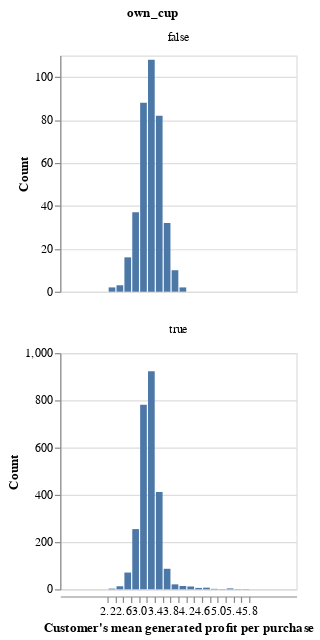

Write notebook code for a chart like this one.
### Code cell
mean_profit_viz_df = pd.concat([own_cup_mean_spending,
                                buy_cup_mean_spending],
                               axis=0)
mean_profit_viz = alt.Chart(mean_profit_viz_df).mark_bar().encode(
    alt.X('mean_generated_profit').title(
        "Customer's mean generated profit per purchase"
    ).bin(
        maxbins=20
    ).scale(
        domain=(1, 7)
    ),
    alt.Y('count()').title('Count')
).properties(
    height=200,
    width=200
).facet(
    'own_cup',
    columns=1
)

mean_profit_viz.resolve_scale(
    y='independent'
)

### Figure 1 — Vega specification as saved in the notebook (floating-point values rounded to 4 significant figures)
{"$schema": "https://vega.github.io/schema/vega/v5.json", "data": [{"name": "source_0", "values": [{"bin_maxbins_20_mean_generated_profit": 3.2, "bin_maxbins_20_mean_generated_profit_end": 3.4, "own_cup": true, "__count": 923}, {"bin_maxbins_20_mean_generated_profit": 3.0, "bin_maxbins_20_mean_generated_profit_end": 3.2, "own_cup": true, "__count": 781}, {"bin_maxbins_20_mean_generated_profit": 3.4, "bin_maxbins_20_mean_generated_profit_end": 3.6, "own_cup": true, "__count": 412}, {"bin_maxbins_20_mean_generated_profit": 2.8, "bin_maxbins_20_mean_generated_profit_end": 3.0, "own_cup": true, "__count": 255}, {"bin_maxbins_20_mean_generated_profit": 2.6, "bin_maxbins_20_mean_generated_profit_end": 2.8, "own_cup": true, "__count": 71}, {"bin_maxbins_20_mean_generated_profit": 4.0, "bin_maxbins_20_mean_generated_profit_end": 4.2, "own_cup": true, "__count": 14}, {"bin_maxbins_20_mean_generated_profit": 3.6, "bin_maxbins_20_mean_generated_profit_end": 3.8, "own_cup": true, "__count": 87}, {"bin_maxbins_20_mean_generated_profit": 4.2, "bin_maxbins_20_mean_generated_profit_end": 4.4, "own_cup": true, "__count": 12}, {"bin_maxbins_20_mean_generated_profit": 4.6, "bin_maxbins_20_mean_generated_profit_end": 4.8, "own_cup": true, "__count": 7}, {"bin_maxbins_20_mean_generated_profit": 3.8, "bin_maxbins_20_mean_generated_profit_end": 4.0, "own_cup": true, "__count": 21}, {"bin_maxbins_20_mean_generated_profit": 2.4, "bin_maxbins_20_mean_generated_profit_end": 2.6, "own_cup": true, "__count": 13}, {"bin_maxbins_20_mean_generated_profit": 4.4, "bin_maxbins_20_mean_generated_profit_end": 4.6, "own_cup": true, "__count": 6}, {"bin_maxbins_20_mean_generated_profit": 5.0, "bin_maxbins_20_mean_generated_profit_end": 5.2, "own_cup": true, "__count": 1}, {"bin_maxbins_20_mean_generated_profit": 5.2, "bin_maxbins_20_mean_generated_profit_end": 5.4, "own_cup": true, "__count": 4}, {"bin_maxbins_20_mean_generated_profit": 2.2, "bin_maxbins_20_mean_generated_profit_end": 2.4, "own_cup": true, "__count": 3}, {"bin_maxbins_20_mean_generated_profit": 5.6, "bin_maxbins_20_mean_generated_profit_end": 5.8, "own_cup": true, "__count": 1}, {"bin_maxbins_20_mean_generated_profit": 4.8, "bin_maxbins_20_mean_generated_profit_end": 5.0, "own_cup": true, "__count": 2}, {"bin_maxbins_20_mean_generated_profit": 5.4, "bin_maxbins_20_mean_generated_profit_end": 5.6, "own_cup": true, "__count": 1}, {"bin_maxbins_20_mean_generated_profit": 3.2, "bin_maxbins_20_mean_generated_profit_end": 3.4, "own_cup": false, "__count": 108}, {"bin_maxbins_20_mean_generated_profit": 3.4, "bin_maxbins_20_mean_generated_profit_end": 3.6, "own_cup": false, "__count": 82}, {"bin_maxbins_20_mean_generated_profit": 3.6, "bin_maxbins_20_mean_generated_profit_end": 3.8, "own_cup": false, "__count": 32}, {"bin_maxbins_20_mean_generated_profit": 3.0, "bin_maxbins_20_mean_generated_profit_end": 3.2, "own_cup": false, "__count": 88}, {"bin_maxbins_20_mean_generated_profit": 2.2, "bin_maxbins_20_mean_generated_profit_end": 2.4, "own_cup": false, "__count": 2}, {"bin_maxbins_20_mean_generated_profit": 2.8, "bin_maxbins_20_mean_generated_profit_end": 3.0, "own_cup": false, "__count": 37}, {"bin_maxbins_20_mean_generated_profit": 2.6, "bin_maxbins_20_mean_generated_profit_end": 2.8, "own_cup": false, "__count": 16}, {"bin_maxbins_20_mean_generated_profit": 3.8, "bin_maxbins_20_mean_generated_profit_end": 4.0, "own_cup": false, "__count": 10}, {"bin_maxbins_20_mean_generated_profit": 2.4, "bin_maxbins_20_mean_generated_profit_end": 2.6, "own_cup": false, "__count": 3}, {"bin_maxbins_20_mean_generated_profit": 4.0, "bin_maxbins_20_mean_generated_profit_end": 4.2, "own_cup": false, "__count": 2}]}, {"name": "facet_domain", "values": [{"own_cup": true, "count": 18}, {"own_cup": false, "count": 10}]}, {"name": "facet_domain_column", "transform": [{"type": "sequence", "start": 0.0, "stop": {"signal": "min(length(data(\"facet_domain\")), 1)"}}]}], "signals": [{"name": "child_bin_maxbins_20_mean_generated_profit_bins", "value": {"fields": ["mean_generated_profit"], "fname": "bin_mean_generated_profit", "start": 2.2, "step": 0.2, "stop": 5.8}}, {"name": "child_width", "value": 200}, {"name": "child_height", "value": 200}], "marks": [{"type": "group", "name": "facet-title", "title": {"text": "own_cup", "offset": 10, "style": "guide-title"}, "role": "column-title"}, {"type": "group", "name": "column_footer", "from": {"data": "facet_domain_column"}, "encode": {"update": {"width": {"signal": "child_width"}}}, "axes": [{"scale": "x", "labelOverlap": true, "zindex": 0, "labelFlush": true, "title": "Customer's mean generated profit per purchase", "tickCount": {"signal": "ceil(child_width/10)"}, "orient": "bottom", "grid": false}], "role": "column-footer"}, {"type": "group", "name": "cell", "from": {"facet": {"data": "source_0", "name": "facet", "groupby": ["own_cup"]}}, "sort": {"field": ["datum[\"own_cup\"]"], "order": ["ascending"]}, "encode": {"update": {"height": {"signal": "child_height"}, "width": {"signal": "child_width"}}}, "data": [{"name": "facet_child_y_domain___count_2", "source": "facet", "transform": [{"type": "formula", "expr": "+datum['__count']", "as": "__count"}, {"type": "aggregate", "groupby": [], "fields": ["__count", "__count"], "ops": ["min", "max"], "as": ["min", "max"]}]}], "marks": [{"type": "rect", "name": "child_marks", "from": {"data": "facet"}, "encode": {"update": {"x": {"field": "bin_maxbins_20_mean_generated_profit_end", "scale": "x", "offset": {"signal": "0.5 + (abs(scale(\"x\", datum[\"bin_maxbins_20_mean_generated_profit_end\"]) - scale(\"x\", datum[\"bin_maxbins_20_mean_generated_profit\"])) < 0.25 ? 0.5 * (0.25 - (abs(scale(\"x\", datum[\"bin_maxbins_20_mean_generated_profit_end\"]) - scale(\"x\", datum[\"bin_maxbins_20_mean_generated_profit\"])))) : -0.5)"}}, "x2": {"field": "bin_maxbins_20_mean_generated_profit", "scale": "x", "offset": {"signal": "0.5 + (abs(scale(\"x\", datum[\"bin_maxbins_20_mean_generated_profit_end\"]) - scale(\"x\", datum[\"bin_maxbins_20_mean_generated_profit\"])) < 0.25 ? -0.5 * (0.25 - (abs(scale(\"x\", datum[\"bin_maxbins_20_mean_generated_profit_end\"]) - scale(\"x\", datum[\"bin_maxbins_20_mean_generated_profit\"])))) : 0.5)"}}, "y": {"field": "__count", "scale": "child_y"}, "fill": {"value": "#4c78a8"}, "y2": {"value": 0, "scale": "child_y"}}}, "style": ["bar"]}], "scales": [{"name": "child_y", "type": "linear", "domain": [{"signal": "(data(\"facet_child_y_domain___count_2\")[0] || {}).min"}, {"signal": "(data(\"facet_child_y_domain___count_2\")[0] || {}).max"}], "range": [{"signal": "child_height"}, 0], "nice": true, "zero": true}], "axes": [{"scale": "child_y", "domain": false, "gridScale": "x", "aria": false, "maxExtent": 0, "grid": true, "ticks": false, "zindex": 0, "tickCount": {"signal": "ceil(child_height/40)"}, "orient": "left", "labels": false, "minExtent": 0}, {"scale": "child_y", "grid": false, "labelOverlap": true, "title": "Count", "zindex": 0, "orient": "left", "tickCount": {"signal": "ceil(child_height/40)"}}], "title": {"text": {"signal": "isValid(parent[\"own_cup\"]) ? parent[\"own_cup\"] : \"\"+parent[\"own_cup\"]"}, "style": "guide-label", "frame": "group", "offset": 10}, "style": "cell"}], "scales": [{"name": "x", "type": "linear", "domain": [1, 7], "range": [0, {"signal": "child_width"}], "bins": {"signal": "child_bin_maxbins_20_mean_generated_profit_bins"}, "zero": false}], "background": "white", "padding": 5, "layout": {"padding": 20, "bounds": "full", "align": "none", "columns": 1}}
